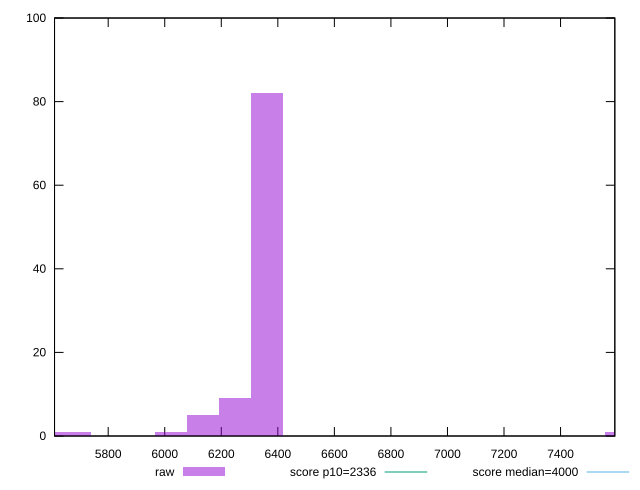

Write gnuplot code to recreate this figure.
reset

$raw <<EOF
5681.122162839348 1
6249.234379123282 9
6362.856822380069 82
7612.703698204726 1
6135.6119358664955 5
6021.989492609709 1
5567.499719582561 1
EOF

set key outside below
set boxwidth 113.62244325678695
set xrange [5610.213999999998:7591.964100000001]
set yrange [0:100]
set trange [0:100]
set style fill transparent solid 0.5 noborder

set parametric
set terminal svg size 640, 490 enhanced background rgb 'white'
set output "reports/report_00033_2021-03-01T14-23-16.841Z/first-meaningful-paint/samples/astro-cached/raw/histogram.svg"

plot $raw title "raw" with boxes, \
     2336,t title "score p10=2336", \
     4000,t title "score median=4000"

reset
